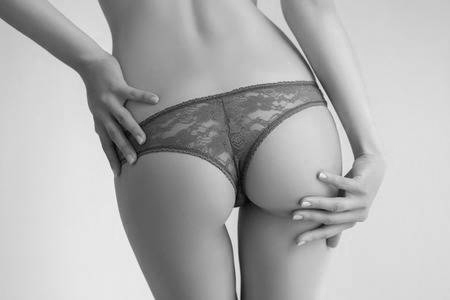
#> input picture 02/src/black_and_white-butt.jpg, 450 x 300 px
$ python single_image.py black_and_white-butt.jpg
#> lines starting #> are read from the running program, lines starting #| are printed output that depends on the picture
import cv2
import numpy as np
from matplotlib import pyplot as plt
import argparse

parser = argparse.ArgumentParser()
parser.add_argument('path', help='Path to image')
args = parser.parse_args()

def magnitude_spectrum(im):
    f = np.fft.fft2(im)
    fshift = np.fft.fftshift(f)
    return 20*np.log(np.abs(fshift))


img = cv2.imread(args.path,0)
#> img is the input picture: shape (300, 450); min 4, max 249, mean 174.7
m_img = magnitude_spectrum(img)
#> in magnitude_spectrum, `return 20*np.log(np.abs(fshift))`:
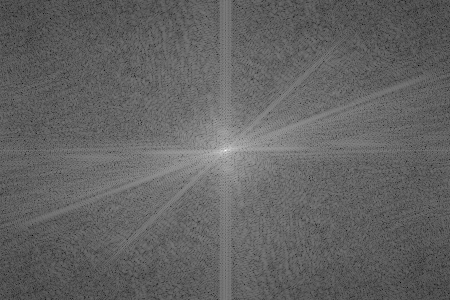
#> returned value: shape (300, 450) float64; min 18.82, max 339.5, mean 144.1; drawn with min black and max white

plt.suptitle('Noise compare', fontsize=16)
plt.subplot(121),plt.imshow(img, cmap = 'gray')
plt.title('Gaussian noise'), plt.xticks([]), plt.yticks([])
plt.subplot(122),plt.imshow(m_img, cmap = 'gray')
plt.title('Magnitude plane'), plt.xticks([]), plt.yticks([])
plt.show()
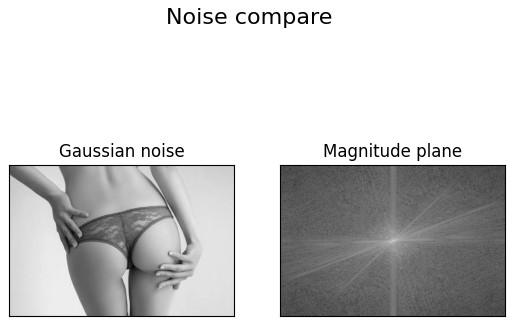
#> figure drawn by matplotlib, 2 panels

$ run again, on 02/src/gaussian_noise.jpg
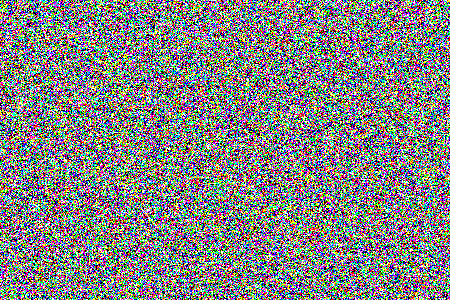
#> input picture 02/src/gaussian_noise.jpg, 450 x 300 px
#> in magnitude_spectrum, `return 20*np.log(np.abs(fshift))`:
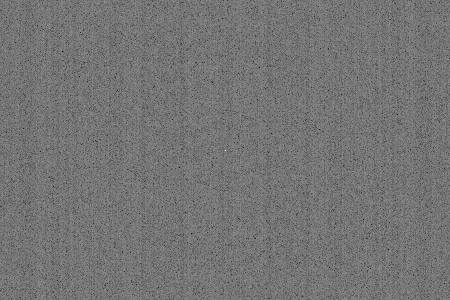
#> returned value: shape (300, 450) float64; min 87.59, max 333.9, mean 200.4; drawn with min black and max white
#> `plt.show()`:
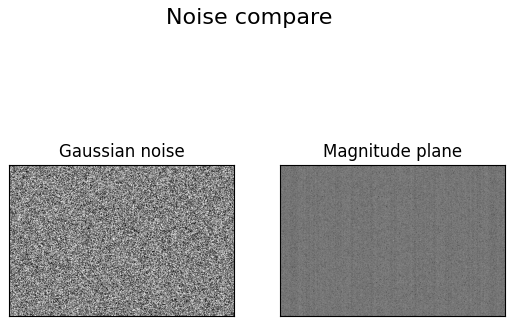
#> figure drawn by matplotlib, 2 panels
